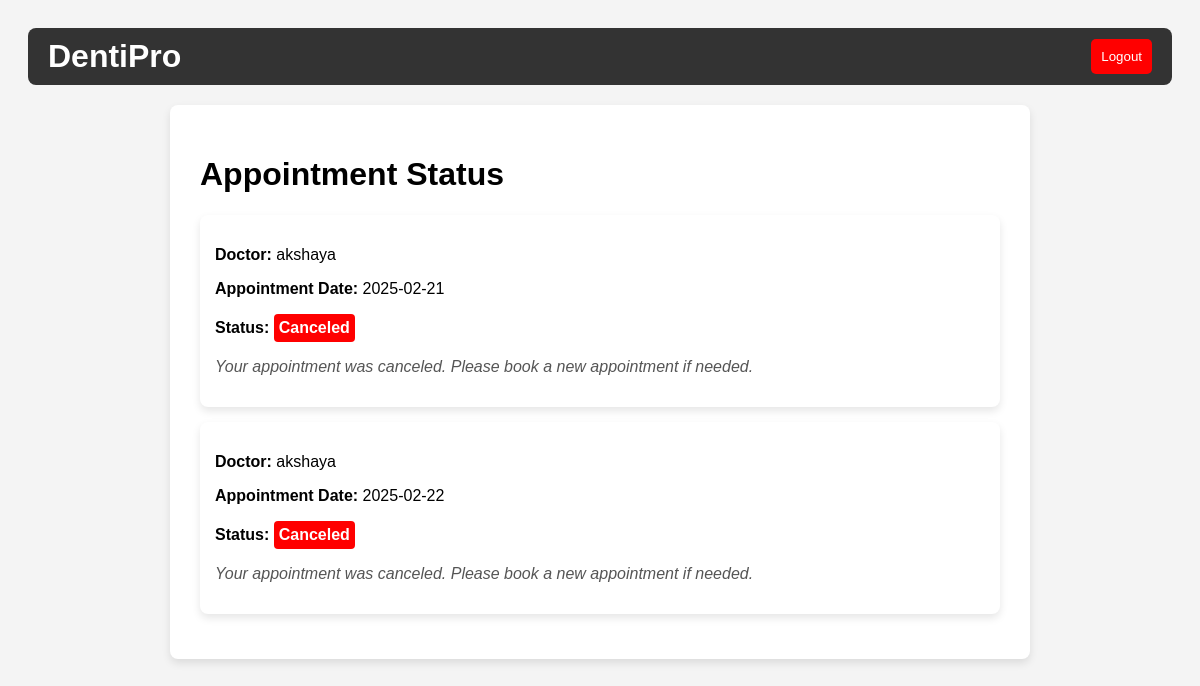
/appointment_status (signed in), run on the app's committed database.
### src/app.py (models this page shows, shortened)
class Appointment(db.Model):
    id = db.Column(db.Integer, primary_key=True)
    patient_id = db.Column(db.Integer, db.ForeignKey('patient.id'), nullable=False)
    doctor_id = db.Column(db.Integer, nullable=False)
    doctor_name=db.Column(db.String(100), nullable=False)
    patient_name = db.Column(db.String(100), nullable=False)
    patient_email = db.Column(db.String(100), nullable=False)
    patient_phone = db.Column(db.String(15), nullable=False)
    date = db.Column(db.String(50), nullable=False)
    problem_description = db.Column(db.Text, nullable=False)
    status = db.Column(db.String(20), default="Pending")  # Appointment Status

### src/app.py (the view)
@app.route('/appointment_status')
@login_required  # Ensures only logged-in users can access
def appointment_status():
    appointments = Appointment.query.filter_by(patient_id=current_user.id).all()
    return render_template('appointment_status.html', appointments=appointments)

### src/app.py (called while the page is built)
@login_manager.user_loader
def load_user(user_id):
    doctor = db.session.get(Doctor, int(user_id))
    if doctor:
        return doctor
    return db.session.get(Patient, int(user_id))

### templates/Appointment_status.html (shortened to what this page needs)
<!DOCTYPE html>
<html lang="en">
<head>
</head>
<body>
    <div class="header">
        <h1>DentiPro</h1>
        <button class="logout-btn" onclick="window.location.href='/logout'">Logout</button>
    </div>
    <div class="container">
        <h1>Appointment Status</h1>
        {% for appointment in appointments %}
            <div class="appointment-card">
                <p><strong>Doctor:</strong> {{ appointment.doctor_name }}</p>
                <p><strong>Appointment Date:</strong> {{ appointment.date }}</p>
                <p><strong>Status:</strong>
                    <span class="status {% if appointment.status == 'Pending' %}pending{% elif appointment.status == 'Confirmed' %}confirmed{% elif appointment.status == 'Canceled' %}canceled{% endif %}">
                        {{ appointment.status }}
                    </span>
                </p>
                <p class="status-message">
                    {% if appointment.status == 'Pending' %}
                        Your appointment is under review. Please wait for confirmation from the doctor.
                    {% elif appointment.status == 'Confirmed' %}
                        Your appointment has been successfully confirmed. Please be available at the scheduled time.
                    {% elif appointment.status == 'Canceled' %}
                        Your appointment was canceled. Please book a new appointment if needed.
                    {% endif %}
                </p>
            </div>
        {% endfor %}
    </div>
</body>
</html>

### templates/Appointment_status.html (style rules this page uses)
body { font-family: Arial, sans-serif; background-color: #f4f4f4; padding: 20px; }
.header { display: flex; justify-content: space-between; align-items: center; background-color: #333; color: white; padding: 10px 20px; border-radius: 8px; }
.header h1 { margin: 0; }
.logout-btn { background-color: red; color: white; border: none; padding: 10px; cursor: pointer; border-radius: 5px; }
.container { max-width: 800px; margin: 20px auto; background-color: white; padding: 30px; border-radius: 8px; box-shadow: 0 4px 8px rgba(0, 0, 0, 0.1); }
.appointment-card { background-color: #fff; padding: 15px; border-radius: 8px; box-shadow: 0 4px 8px rgba(0, 0, 0, 0.1); margin-bottom: 15px; }
.status { font-weight: bold; padding: 5px; border-radius: 4px; display: inline-block; }
.canceled { background-color: red; color: white; }
.status-message { margin-top: 10px; font-style: italic; color: #555; }

### data on the page
Appointment: doctor_name "akshaya", date "2025-02-21", status "Canceled", shows "Your appointment was canceled. Please book a new appointment if needed."
Appointment: doctor_name "akshaya", date "2025-02-22", status "Canceled", shows "Your appointment was canceled. Please book a new appointment if needed."
